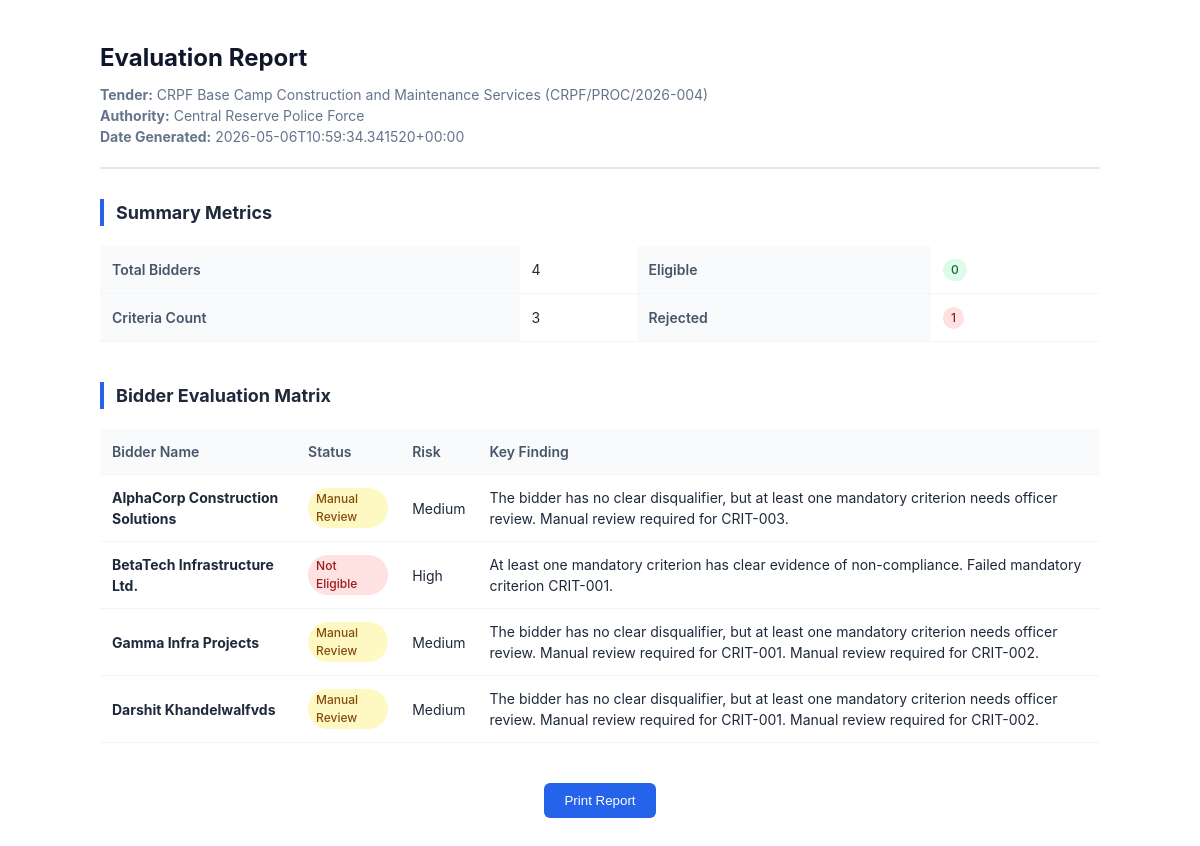
The app's page /reports/tender_778d9e0429, older data.
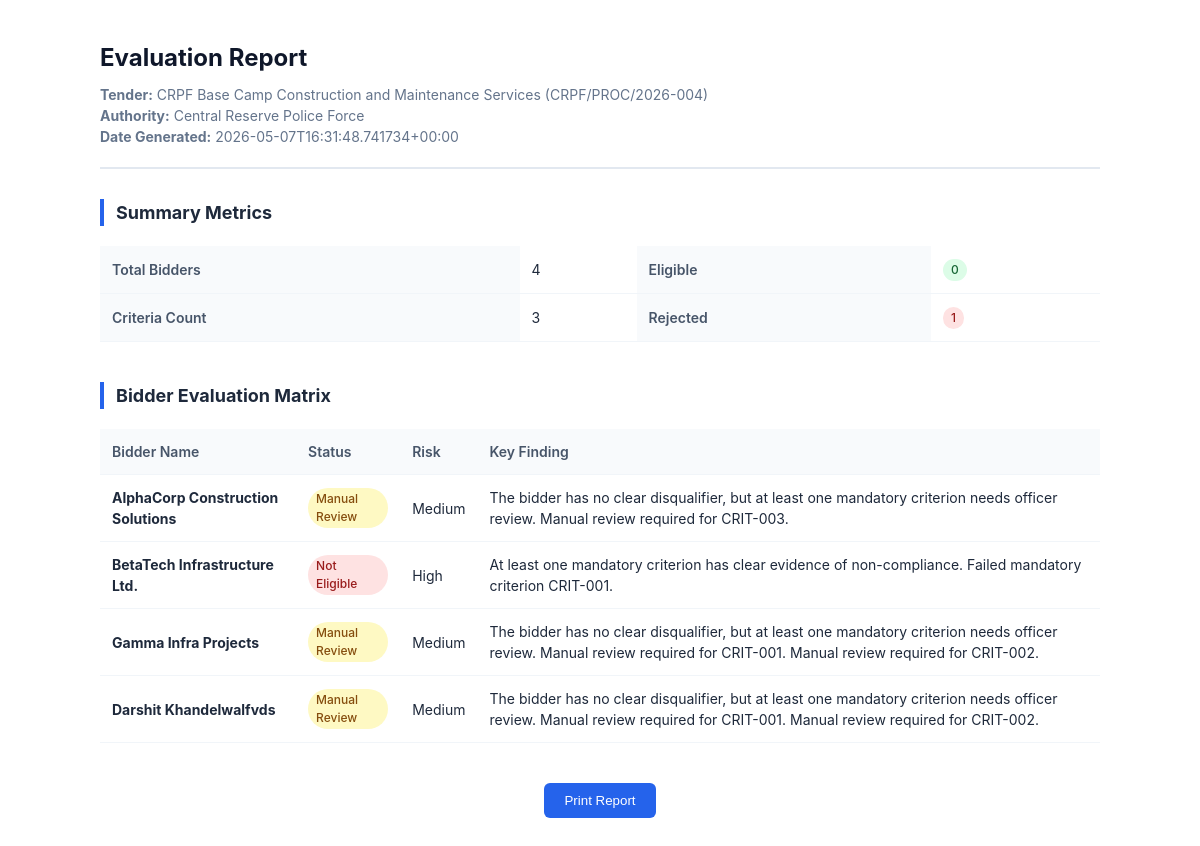
The same page, newer data.
### tables this page shows
CREATE TABLE tenders (
                id TEXT PRIMARY KEY,
                title TEXT NOT NULL,
                authority TEXT NOT NULL,
                reference_no TEXT,
                summary TEXT,
                status TEXT NOT NULL,
                ai_mode TEXT NOT NULL,
                created_at TEXT NOT NULL,
                updated_at TEXT NOT NULL
            );

CREATE TABLE bidders (
                id TEXT PRIMARY KEY,
                tender_id TEXT NOT NULL REFERENCES tenders(id) ON DELETE CASCADE,
                name TEXT NOT NULL,
                organization_type TEXT,
                city TEXT,
                state TEXT,
                overall_status TEXT NOT NULL,
                risk_level TEXT NOT NULL,
                summary TEXT,
                created_at TEXT NOT NULL,
                updated_at TEXT NOT NULL
            );

### main.py (the view)
@app.get("/reports/{tender_id}", response_class=HTMLResponse)
def report_view(request: Request, tender_id: str) -> HTMLResponse:
    report = build_report_json(tender_id)
    if not report:
        raise HTTPException(status_code=404, detail="Tender report not found")
    return templates.TemplateResponse(request=request, name="report.html", context={"report": report})

### templates/report.html (shortened to what this page needs)
<!DOCTYPE html>
<html lang="en">
<head>
</head>
<body>
    <div class="header">
        <h1>Evaluation Report</h1>
        <div class="meta">
            <strong>Tender:</strong> {{ report.tender.title }} ({{ report.tender.reference_no }})<br>
            <strong>Authority:</strong> {{ report.tender.authority }}<br>
            <strong>Date Generated:</strong> {{ report.tender.updated_at }}
        </div>
    </div>
    <div class="section">
        <h2>Summary Metrics</h2>
        <table>
            <tr>
                <th>Total Bidders</th>
                <td>{{ report.metrics.bidder_count }}</td>
                <th>Eligible</th>
                <td><span class="badge badge-eligible">{{ report.metrics.eligible_count }}</span></td>
            </tr>
            <tr>
                <th>Criteria Count</th>
                <td>{{ report.metrics.criteria_count }}</td>
                <th>Rejected</th>
                <td><span class="badge badge-not_eligible">{{ report.metrics.rejected_count }}</span></td>
            </tr>
        </table>
    </div>
    <div class="section">
        <h2>Bidder Evaluation Matrix</h2>
        <table>
            <thead>
                <tr>
                    <th>Bidder Name</th>
                    <th>Status</th>
                    <th>Risk</th>
                    <th>Key Finding</th>
                </tr>
            </thead>
            <tbody>
                {% for bidder in report.bidders %}
                <tr>
                    <td><strong>{{ bidder.name }}</strong></td>
                    <td><span class="badge badge-{{ bidder.overall_status }}">{{ bidder.overall_status|replace('_', ' ')|title }}</span></td>
                    <td>{{ bidder.risk_level|title }}</td>
                    <td>{{ bidder.summary }}</td>
                </tr>
                {% endfor %}
            </tbody>
        </table>
    </div>
    <div class="no-print" style="margin-top: 40px; text-align: center;">
        <button onclick="window.print()" style="padding: 10px 20px; background: #2563eb; color: white; border: none; border-radius: 6px; cursor: pointer;">Print Report</button>
    </div>
</body>
</html>

### templates/report.html (style rules this page uses)
body { font-family: 'Inter', system-ui, sans-serif; line-height: 1.5; color: #1e293b; max-width: 1000px; margin: 40px auto; padding: 0 20px; }
.header { border-bottom: 2px solid #e2e8f0; padding-bottom: 20px; margin-bottom: 30px; }
h1 { color: #0f172a; margin: 0; font-size: 24px; }
.meta { color: #64748b; font-size: 14px; margin-top: 8px; }
.section { margin-bottom: 40px; }
h2 { font-size: 18px; border-left: 4px solid #2563eb; padding-left: 12px; margin-bottom: 20px; }
table { width: 100%; border-collapse: collapse; margin-top: 10px; }
th, td { text-align: left; padding: 12px; border-bottom: 1px solid #f1f5f9; font-size: 14px; }
th { background-color: #f8fafc; color: #475569; font-weight: 600; }
.badge { display: inline-block; padding: 2px 8px; border-radius: 9999px; font-size: 12px; font-weight: 500; }
.badge-eligible { background-color: #dcfce7; color: #166534; }
.badge-not_eligible { background-color: #fee2e2; color: #991b1b; }
.badge-manual_review { background-color: #fef9c3; color: #854d0e; }

Row changes from the older to the newer data that the page shows:
changed tenders "CRPF Base Camp Construction and Maintenance Services": tender.updated_at "2026-05-06T10:59:34.341520+00:00" → "2026-05-07T16:31:48.741734+00:00"
